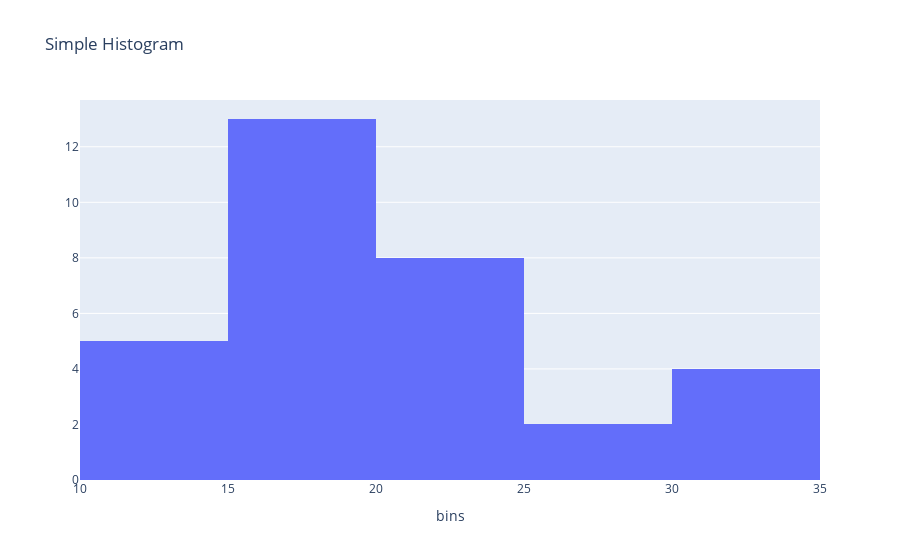

Source (notebook cell):
### Markdown cell above
### Histogram from pandas Series

### Code cell
data = go.Histogram(x=cars.mpg)
layout = dict(
    title='Simple Histogram',
    xaxis=dict(title='bins'),
    hovermode='x',
    hoverdistance=100)
fig = go.Figure([data])
fig.update_layout(layout)
fig.show()

### Figure 1 — Plotly figure (JSON) as saved in the notebook; plotly's stock layout.template omitted (floating-point values rounded to 4 significant figures)
{"data": [{"type": "histogram", "x": [21, 21, 22.8, 21.4, 18.7, 18.1, 14.3, 24.4, 22.8, 19.2, 17.8, 16.4, 17.3, 15.2, 10.4, 10.4, 14.7, 32.4, 30.4, 33.9, 21.5, 15.5, 15.2, 13.3, 19.2, 27.3, 26, 30.4, 15.8, 19.7, 15, 21.4]}], "layout": {"hoverdistance": 100, "hovermode": "x", "title": {"text": "Simple Histogram"}, "xaxis": {"title": {"text": "bins"}}}}
